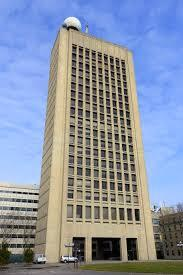
#> input picture 1. Noicing and Denoicing an Image/1.jpg, 183 x 275 px; its folder holds only this picture in this run
$ jupyter execute Lab1_17QM30005_SARANSH.ipynb
#> lines starting #> are read from the running program, lines starting #| are printed output that depends on the picture; after the words box and inside, x2 and y2 are one past the last pixel; in counts of white or black regions, pixels touching at a corner belong together; long printed decimals are rounded
# Lab Assignment # 1

# Submission by:
## Saransh Gupta | 17QM30005

#### Import the required libraries

[cell 1]
import numpy as np
import pandas as pd
import cv2
import sys
import math
import random
from PIL import Image
from matplotlib import pyplot as plt
import matplotlib.image as mpimg

# Type the number of Image (from 1 to 9)

[cell 2]
# ii = int(input("Type the Number of Image:"))
ii = 1

[cell 3]
try:
    image  = '{}.jpg'.format(ii)
    im = np.array(Image.open(image))
#> im is the input picture: shape (275, 183, 3); mean R, G, B 137.5, 147.1, 165.5
    original_im = np.array(Image.open(image))
    a = np.asarray(original_im)

except:
    pass

showing the original image

[cell 4]
plt.imshow(original_im)
plt.show()

setting the random seed

[cell 5]
random.seed(42)
print('The shape of Input image is: ')
print(a.shape)
#| (275, 183, 3)

## Part 1: Corrupt the images : randomly choosing some pixels and replacing the pixel values with random/junk values.   [3 marks]

### choosing 500 pixels at random to be distorted

[cell 6]

for i in range(500):
    j = random.randint(11,im.shape[0]-4)
    k = random.randint(0,im.shape[1]-1-5)
    a[j][k][0] = 255 - a[j+3][k][0]
    a[j][k][1] = 255 - a[j][k+5][1]
    a[j][k][2] = 255 - a[j-10][k][2]
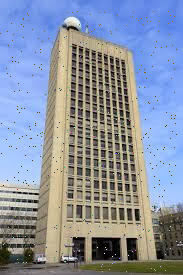
#> a: shape (275, 183, 3); 0.99% of pixels changed, all inside (x1, y1, x2, y2) = (0, 11, 178, 272)

[cell 7]
plt.imshow(a)
plt.show()

# Saving the distorted image as distorted_{index of image}.jpg

[cell 8]
mpimg.imsave("distorted_{}.jpg".format(ii), a)
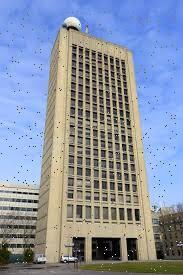
#> saved as distorted_1.jpg: shape (275, 183, 3); mean R, G, B 137.3, 146.7, 164.7

### Reading the noisy image

[cell 9]
im1 = np.array(Image.open("distorted_{}.jpg".format(ii)))

# Splitting the RGB components of Image:
#### We use RGB components of the image separately to be fed into the mean and median filter

[cell 10]
def splitRGB(im1):
    R = []
    G = []
    B = []
    for i in range(im1.shape[0]):
        R1 = []
        G1 = []
        B1 = []
        for j in range(im1.shape[1]):
            R1.append(im1[i][j][0]) #R component of Image
            G1.append(im1[i][j][1]) #G component of Image
            B1.append(im1[i][j][2]) #B component of Image

        R.append(R1)
        G.append(G1)
        B.append(B1)
    #converting the obtained R, G, B arrays into numpy arrays for optimizing the speed of array operations
    R = np.array(R)
    G = np.array(G)
    B = np.array(B)

    return R,G,B

R, G, B = splitRGB(im1)
#> after the loop in splitRGB, `for i in range(im1.shape[0]):`: B = 275 items
#> in splitRGB, `G = np.array(G)`:
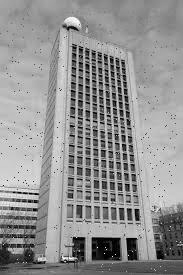
#> G: shape (275, 183); min 0, max 255, mean 146.7
#> in splitRGB, `B = np.array(B)`:
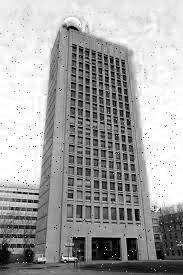
#> B: shape (275, 183); min 0, max 255, mean 164.7

## Estimating the level of noise in the image (higher the value of sigma, the higher will be the noise)

###### please note that: this step just tells the intensity of noice in the image, it has nothing to do with the core assignment, but meant for the self understanding on how do we measure noise in an Image

[cell 11]
def my_convolve2d(a, conv_filter):
    submatrices = np.array([
         [a[:-2,:-2], a[:-2,1:-1], a[:-2,2:]],
         [a[1:-1,:-2], a[1:-1,1:-1], a[1:-1,2:]],
         [a[2:,:-2], a[2:,1:-1], a[2:,2:]]])
    multiplied_subs = np.einsum('ij,ijkl->ijkl',conv_filter,submatrices)
    return np.sum(np.sum(multiplied_subs, axis = -3), axis = -3)

def estimate_noise(I):

  H, W = I.shape

  M = [[1, -2, 1],
       [-2, 4, -2],
       [1, -2, 1]]

  sigma = np.sum(np.sum(np.absolute(my_convolve2d(I, M))))
  sigma = sigma * math.sqrt(0.5 * math.pi) / (6 * (W-2) * (H-2))

  return sigma

print(' noice level in R:', estimate_noise(R), '\n noice level in G:',estimate_noise(G),'\n noice level in B:',estimate_noise(B) )
#> in my_convolve2d, `return np.sum(np.sum(multiplied_subs, axis = -3), axis = -3)`:
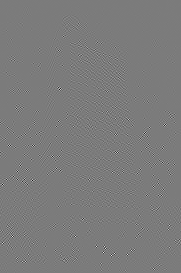
#> returned value: shape (273, 181) int64; min -889, max 942, mean 0; drawn with min black and max white
#> in estimate_noise, `sigma = np.sum(np.sum(np.absolute(my_convolve2d(I, M))))`: sigma = 1871257
#> in estimate_noise, `sigma = sigma * math.sqrt(0.5 * math.pi) / (6 * (W-2) * (H-2))`: sigma = 7.91
#|  noice level in R: 7.910
#|  noice level in G: 7.904
#|  noice level in B: 7.627

# Part 3 and Part 4 (combined):

### Replace the "noisy pixels" identified in part 3 with mean and median of the neighboring pixels. Display the "denoised" images. [3 marks]

# Mean Filtering

## Here we identify the noisy pixel and replace by the mean of the window

[cell 12]
def meanFilter(im): # this function takes R, G , B values separately to perform the operations
    img = im
    noisy_pixels_mean = [] # a list to save the noisy pixels
    w = 2 #building a 2 x 2 window which will act as neighbours for any pixel
    thresh = 3 # threshold to identify the anomality in the pixels
    for i in range(2,im.shape[0]-2):
        for j in range(2,im.shape[1]-2):
            block = im[i-w:i+w+1, j-w:j+w+1]
            flag = 0
            for k in block: #iterating through the window to check which point is noisy
                s = np.mean(k)
                for z in k:
                    if abs(s-z)>thresh: #if max of pixel in the window - current pixels exceeds the threshold then it should be a noisy point
                        noisy_pixels_mean.append(z)
                        m = np.mean(block) #replacing the noisy datapoint with mean
                        flag = 1
                        img[i][j] = m
                        break
                if flag:
                    break
#     print('printing the noisy pixels\n\n')
#     print(noisy_pixels_mean)

    return img
transformed_im_mean_filter = np.dstack((meanFilter(splitRGB(im1)[0]),meanFilter(splitRGB(im1)[1]),meanFilter(splitRGB(im1)[2])))
#> after the loop in meanFilter, `for i in range(2,im.shape[0]-2):`:
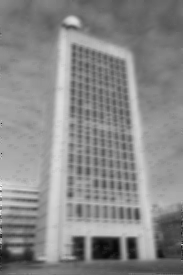
#> img: shape (275, 183); min 8, max 253, mean 136.6
#> after the loop in meanFilter, `for i in range(2,im.shape[0]-2):`: noisy_pixels_mean = 44269 items
#> after the loop in meanFilter (call 2), `for i in range(2,im.shape[0]-2):`:
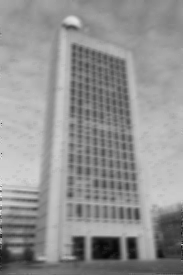
#> img: shape (275, 183); min 6, max 237, mean 145.9
#> after the loop in meanFilter (call 2), `for i in range(2,im.shape[0]-2):`: noisy_pixels_mean = 44039 items
#> after the loop in meanFilter (call 3), `for i in range(2,im.shape[0]-2):`:
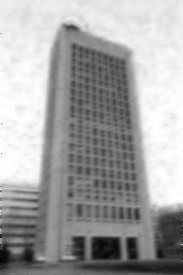
#> img: shape (275, 183); min 0, max 255, mean 163.9
#> after the loop in meanFilter (call 3), `for i in range(2,im.shape[0]-2):`: noisy_pixels_mean = 44485 items

# Median Filtering

## Here we identify the noisy pixel and replace by the median of the window

[cell 13]
def medianFilter(im): # this function takes R, G , B values separately to perform the operations
    img = im
    noisy_pixels_median = [] # a list to save the noisy pixels
    w = 2 #building a 2 x 2 window which will act as neighbours for any pixel
    thresh = 3 # threshold to identify the anomality in the pixels
    for i in range(2,im.shape[0]-2):
        for j in range(2,im.shape[1]-2):
            block = im[i-w:i+w+1, j-w:j+w+1]
            flag = 0
            for k in block: #iterating through the window to check which point is noisy
                s = np.median(k)
                for z in k:
                    if abs(s-z)>thresh: #if max of pixel in the window - current pixels exceeds the threshold then it should be a noisy point
                        noisy_pixels_median.append(z)
                        m = np.median(block) #replacing the noisy datapoint with median
                        img[i][j] = m
                        flag = 1
                        break
                if flag:
                    break

#     print('printing the noisy pixels\n\n')
#     print(noisy_pixels_median)
    return img

transformed_im_median_filter = np.dstack((medianFilter(splitRGB(im1)[0]),meanFilter(splitRGB(im1)[1]),meanFilter(splitRGB(im1)[2])))
#> after the loop in medianFilter, `for i in range(2,im.shape[0]-2):`:
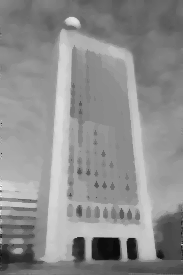
#> img: shape (275, 183); min 6, max 253, mean 141.3
#> after the loop in medianFilter, `for i in range(2,im.shape[0]-2):`: noisy_pixels_median = 44302 items
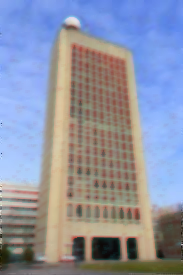
#> transformed_im_median_filter: shape (275, 183, 3); mean R, G, B 141.3, 145.9, 163.9

## Image produced with mean filtering

[cell 14]
plt.title('d')
plt.subplot(121), plt.imshow(im1)
plt.subplot(122) , plt.imshow(transformed_im_mean_filter)
plt.show()

## Image produced with Median filtering

[cell 15]
plt.subplot(121), plt.imshow(im1)
plt.subplot(122) ,plt.imshow(transformed_im_median_filter)
plt.show()
